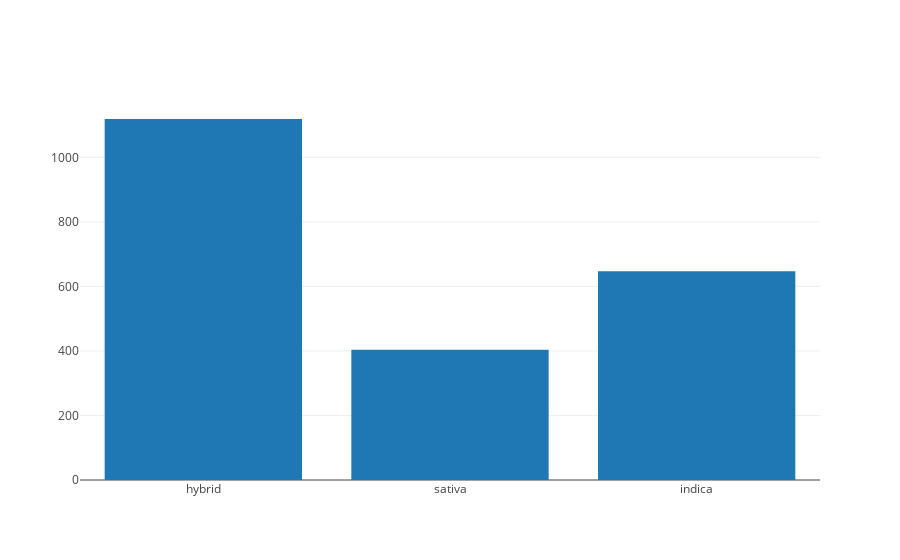

The cell this chart's notebook holds for it:
### Markdown cell above
### Strains by species

### Code cell
from plotly.offline import init_notebook_mode, iplot
import plotly.graph_objs as go

init_notebook_mode(connected=True)

data = [go.Histogram(x=df.Species)]

iplot(data, filename='strains-by-species')

### Figure 1 — Plotly figure (JSON) as saved in the notebook; plotly's stock layout.template omitted (floating-point values rounded to 4 significant figures; data arrays with more than 128 entries replaced by an {"elided": "..."} marker saying what was removed)
{"data": [{"type": "histogram", "uid": "7097c98c-d9f1-11e8-ba02-1c1b0d97abe7", "x": {"elided": "2170 str values"}}], "layout": {}}
